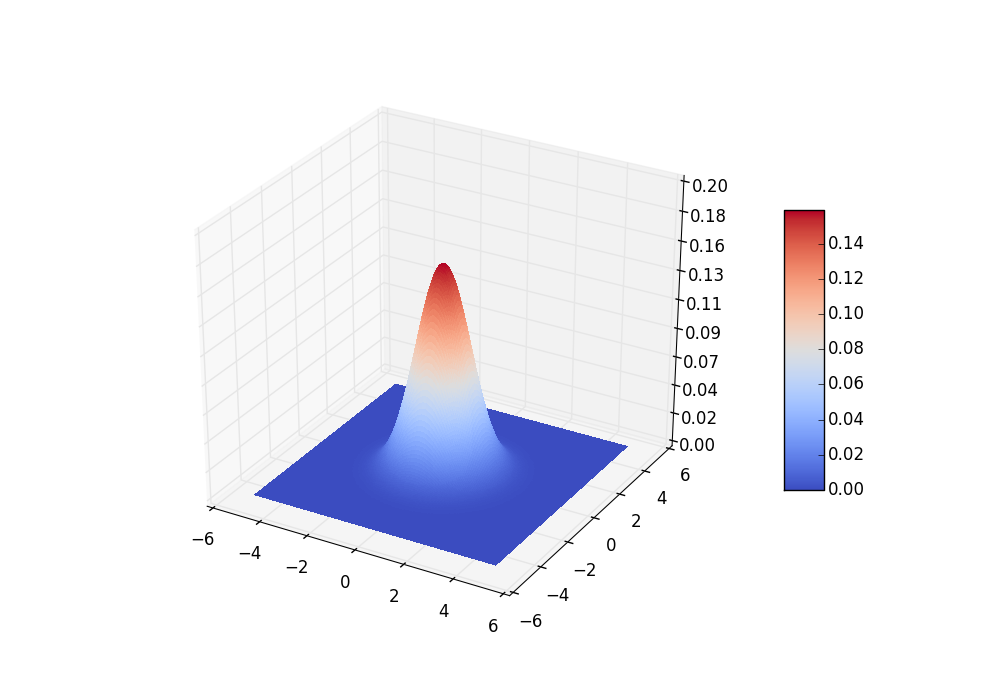

Recreate this plot in Python.
import numpy as np
from matplotlib import pyplot as plt
from matplotlib.mlab import bivariate_normal
from mpl_toolkits.mplot3d import Axes3D

fig = plt.figure(figsize=(10, 7))
ax = fig.gca(projection='3d')
x = np.linspace(-5, 5, 200)
y = x
X,Y = np.meshgrid(x, y)
Z = bivariate_normal(X, Y)
surf = ax.plot_surface(X, Y, Z, rstride=1, cstride=1, cmap=plt.cm.coolwarm,
        linewidth=0, antialiased=False)

ax.set_zlim(0, 0.2)

ax.zaxis.set_major_locator(plt.LinearLocator(10))
ax.zaxis.set_major_formatter(plt.FormatStrFormatter('%.02f'))

fig.colorbar(surf, shrink=0.5, aspect=7, cmap=plt.cm.coolwarm)

plt.show()
